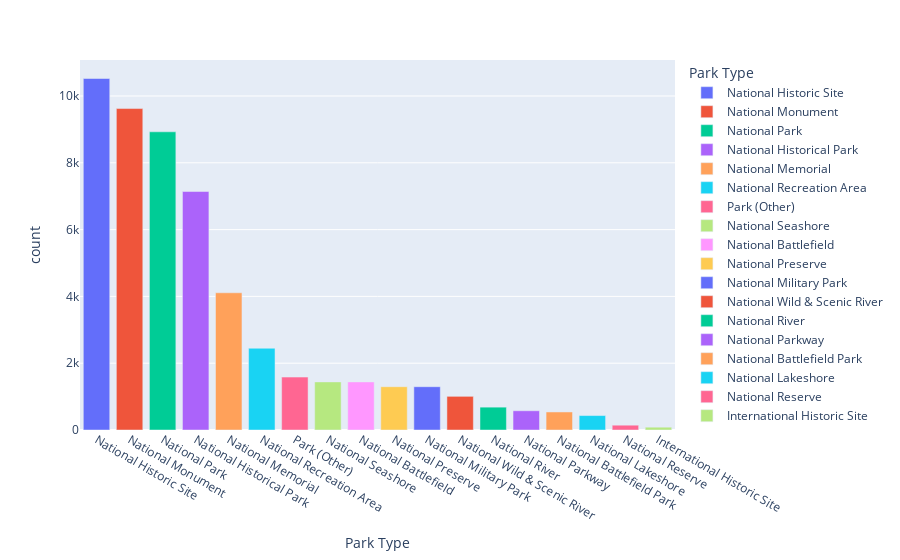

Source (notebook cell):
### Markdown cell above
### PyMongo aggregation function to group each park type and visualize the count

### Code cell
pipeline = [
             {"$unwind": "$ParkType"},
             {"$group": {"_id": "$ParkType", "count": {"$sum": 1}}},
             {"$sort": SON([("count", -1), ("_id", -1)])}
           ]
y = pd.DataFrame(list(US_Parks_collection.aggregate(pipeline)))    
y = y.rename(columns={"_id": "Park Type"})
fig = px.bar(y, x='Park Type', y='count',hover_data=['count'],color='Park Type')
fig.show()

### Figure 1 — Plotly figure (JSON) as saved in the notebook; plotly's stock layout.template omitted (floating-point values rounded to 4 significant figures)
{"data": [{"alignmentgroup": "True", "customdata": [[10524]], "hovertemplate": "Park Type=%{x}<br>count=%{customdata[0]}<extra></extra>", "legendgroup": "National Historic Site", "marker": {"color": "#636efa"}, "name": "National Historic Site", "offsetgroup": "National Historic Site", "orientation": "v", "showlegend": true, "textposition": "auto", "type": "bar", "x": ["National Historic Site"], "xaxis": "x", "y": [10524], "yaxis": "y"}, {"alignmentgroup": "True", "customdata": [[9624]], "hovertemplate": "Park Type=%{x}<br>count=%{customdata[0]}<extra></extra>", "legendgroup": "National Monument", "marker": {"color": "#EF553B"}, "name": "National Monument", "offsetgroup": "National Monument", "orientation": "v", "showlegend": true, "textposition": "auto", "type": "bar", "x": ["National Monument"], "xaxis": "x", "y": [9624], "yaxis": "y"}, {"alignmentgroup": "True", "customdata": [[8928]], "hovertemplate": "Park Type=%{x}<br>count=%{customdata[0]}<extra></extra>", "legendgroup": "National Park", "marker": {"color": "#00cc96"}, "name": "National Park", "offsetgroup": "National Park", "orientation": "v", "showlegend": true, "textposition": "auto", "type": "bar", "x": ["National Park"], "xaxis": "x", "y": [8928], "yaxis": "y"}, {"alignmentgroup": "True", "customdata": [[7140]], "hovertemplate": "Park Type=%{x}<br>count=%{customdata[0]}<extra></extra>", "legendgroup": "National Historical Park", "marker": {"color": "#ab63fa"}, "name": "National Historical Park", "offsetgroup": "National Historical Park", "orientation": "v", "showlegend": true, "textposition": "auto", "type": "bar", "x": ["National Historical Park"], "xaxis": "x", "y": [7140], "yaxis": "y"}, {"alignmentgroup": "True", "customdata": [[4108]], "hovertemplate": "Park Type=%{x}<br>count=%{customdata[0]}<extra></extra>", "legendgroup": "National Memorial", "marker": {"color": "#FFA15A"}, "name": "National Memorial", "offsetgroup": "National Memorial", "orientation": "v", "showlegend": true, "textposition": "auto", "type": "bar", "x": ["National Memorial"], "xaxis": "x", "y": [4108], "yaxis": "y"}, {"alignmentgroup": "True", "customdata": [[2448]], "hovertemplate": "Park Type=%{x}<br>count=%{customdata[0]}<extra></extra>", "legendgroup": "National Recreation Area", "marker": {"color": "#19d3f3"}, "name": "National Recreation Area", "offsetgroup": "National Recreation Area", "orientation": "v", "showlegend": true, "textposition": "auto", "type": "bar", "x": ["National Recreation Area"], "xaxis": "x", "y": [2448], "yaxis": "y"}, {"alignmentgroup": "True", "customdata": [[1584]], "hovertemplate": "Park Type=%{x}<br>count=%{customdata[0]}<extra></extra>", "legendgroup": "Park (Other)", "marker": {"color": "#FF6692"}, "name": "Park (Other)", "offsetgroup": "Park (Other)", "orientation": "v", "showlegend": true, "textposition": "auto", "type": "bar", "x": ["Park (Other)"], "xaxis": "x", "y": [1584], "yaxis": "y"}, {"alignmentgroup": "True", "customdata": [[1440]], "hovertemplate": "Park Type=%{x}<br>count=%{customdata[0]}<extra></extra>", "legendgroup": "National Seashore", "marker": {"color": "#B6E880"}, "name": "National Seashore", "offsetgroup": "National Seashore", "orientation": "v", "showlegend": true, "textposition": "auto", "type": "bar", "x": ["National Seashore"], "xaxis": "x", "y": [1440], "yaxis": "y"}, {"alignmentgroup": "True", "customdata": [[1440]], "hovertemplate": "Park Type=%{x}<br>count=%{customdata[0]}<extra></extra>", "legendgroup": "National Battlefield", "marker": {"color": "#FF97FF"}, "name": "National Battlefield", "offsetgroup": "National Battlefield", "orientation": "v", "showlegend": true, "textposition": "auto", "type": "bar", "x": ["National Battlefield"], "xaxis": "x", "y": [1440], "yaxis": "y"}, {"alignmentgroup": "True", "customdata": [[1296]], "hovertemplate": "Park Type=%{x}<br>count=%{customdata[0]}<extra></extra>", "legendgroup": "National Preserve", "marker": {"color": "#FECB52"}, "name": "National Preserve", "offsetgroup": "National Preserve", "orientation": "v", "showlegend": true, "textposition": "auto", "type": "bar", "x": ["National Preserve"], "xaxis": "x", "y": [1296], "yaxis": "y"}, {"alignmentgroup": "True", "customdata": [[1296]], "hovertemplate": "Park Type=%{x}<br>count=%{customdata[0]}<extra></extra>", "legendgroup": "National Military Park", "marker": {"color": "#636efa"}, "name": "National Military Park", "offsetgroup": "National Military Park", "orientation": "v", "showlegend": true, "textposition": "auto", "type": "bar", "x": ["National Military Park"], "xaxis": "x", "y": [1296], "yaxis": "y"}, {"alignmentgroup": "True", "customdata": [[1008]], "hovertemplate": "Park Type=%{x}<br>count=%{customdata[0]}<extra></extra>", "legendgroup": "National Wild & Scenic River", "marker": {"color": "#EF553B"}, "name": "National Wild & Scenic River", "offsetgroup": "National Wild & Scenic River", "orientation": "v", "showlegend": true, "textposition": "auto", "type": "bar", "x": ["National Wild & Scenic River"], "xaxis": "x", "y": [1008], "yaxis": "y"}, {"alignmentgroup": "True", "customdata": [[684]], "hovertemplate": "Park Type=%{x}<br>count=%{customdata[0]}<extra></extra>", "legendgroup": "National River", "marker": {"color": "#00cc96"}, "name": "National River", "offsetgroup": "National River", "orientation": "v", "showlegend": true, "textposition": "auto", "type": "bar", "x": ["National River"], "xaxis": "x", "y": [684], "yaxis": "y"}, {"alignmentgroup": "True", "customdata": [[576]], "hovertemplate": "Park Type=%{x}<br>count=%{customdata[0]}<extra></extra>", "legendgroup": "National Parkway", "marker": {"color": "#ab63fa"}, "name": "National Parkway", "offsetgroup": "National Parkway", "orientation": "v", "showlegend": true, "textposition": "auto", "type": "bar", "x": ["National Parkway"], "xaxis": "x", "y": [576], "yaxis": "y"}, {"alignmentgroup": "True", "customdata": [[540]], "hovertemplate": "Park Type=%{x}<br>count=%{customdata[0]}<extra></extra>", "legendgroup": "National Battlefield Park", "marker": {"color": "#FFA15A"}, "name": "National Battlefield Park", "offsetgroup": "National Battlefield Park", "orientation": "v", "showlegend": true, "textposition": "auto", "type": "bar", "x": ["National Battlefield Park"], "xaxis": "x", "y": [540], "yaxis": "y"}, {"alignmentgroup": "True", "customdata": [[432]], "hovertemplate": "Park Type=%{x}<br>count=%{customdata[0]}<extra></extra>", "legendgroup": "National Lakeshore", "marker": {"color": "#19d3f3"}, "name": "National Lakeshore", "offsetgroup": "National Lakeshore", "orientation": "v", "showlegend": true, "textposition": "auto", "type": "bar", "x": ["National Lakeshore"], "xaxis": "x", "y": [432], "yaxis": "y"}, {"alignmentgroup": "True", "customdata": [[144]], "hovertemplate": "Park Type=%{x}<br>count=%{customdata[0]}<extra></extra>", "legendgroup": "National Reserve", "marker": {"color": "#FF6692"}, "name": "National Reserve", "offsetgroup": "National Reserve", "orientation": "v", "showlegend": true, "textposition": "auto", "type": "bar", "x": ["National Reserve"], "xaxis": "x", "y": [144], "yaxis": "y"}, {"alignmentgroup": "True", "customdata": [[84]], "hovertemplate": "Park Type=%{x}<br>count=%{customdata[0]}<extra></extra>", "legendgroup": "International Historic Site", "marker": {"color": "#B6E880"}, "name": "International Historic Site", "offsetgroup": "International Historic Site", "orientation": "v", "showlegend": true, "textposition": "auto", "type": "bar", "x": ["International Historic Site"], "xaxis": "x", "y": [84], "yaxis": "y"}], "layout": {"barmode": "relative", "legend": {"title": {"text": "Park Type"}, "tracegroupgap": 0}, "margin": {"t": 60}, "xaxis": {"anchor": "y", "categoryarray": ["National Historic Site", "National Monument", "National Park", "National Historical Park", "National Memorial", "National Recreation Area", "Park (Other)", "National Seashore", "National Battlefield", "National Preserve", "National Military Park", "National Wild & Scenic River", "National River", "National Parkway", "National Battlefield Park", "National Lakeshore", "National Reserve", "International Historic Site"], "categoryorder": "array", "domain": [0, 1], "title": {"text": "Park Type"}}, "yaxis": {"anchor": "x", "domain": [0, 1], "title": {"text": "count"}}}}
